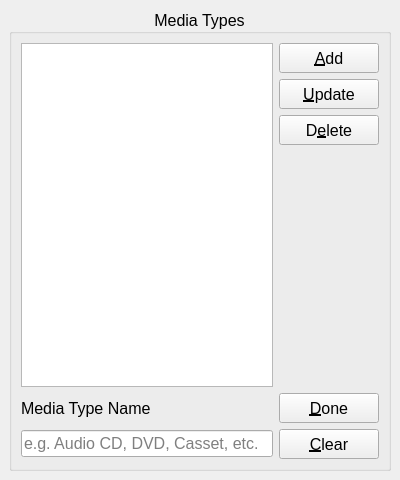
<?xml version="1.0" encoding="UTF-8"?>
<ui version="4.0">
 <class>edit_media_types_window</class>
 <widget class="QMainWindow" name="edit_media_types_window">
  <property name="windowModality">
   <enum>Qt::WindowModal</enum>
  </property>
  <property name="geometry">
   <rect>
    <x>0</x>
    <y>0</y>
    <width>400</width>
    <height>480</height>
   </rect>
  </property>
  <property name="minimumSize">
   <size>
    <width>400</width>
    <height>480</height>
   </size>
  </property>
  <property name="maximumSize">
   <size>
    <width>500</width>
    <height>800</height>
   </size>
  </property>
  <property name="font">
   <font>
    <family>Arial</family>
    <pointsize>12</pointsize>
   </font>
  </property>
  <property name="windowTitle">
   <string>Edit Genres</string>
  </property>
  <widget class="QWidget" name="central_widget">
   <layout class="QVBoxLayout" name="vl_central_widget" stretch="1">
    <item>
     <widget class="QGroupBox" name="gb_media_types">
      <property name="font">
       <font>
        <family>Arial</family>
        <pointsize>12</pointsize>
       </font>
      </property>
      <property name="title">
       <string>Media Types</string>
      </property>
      <property name="alignment">
       <set>Qt::AlignCenter</set>
      </property>
      <layout class="QGridLayout" name="gridLayout">
       <item row="5" column="0">
        <widget class="QLineEdit" name="le_type_name">
         <property name="font">
          <font>
           <family>Arial</family>
          </font>
         </property>
         <property name="placeholderText">
          <string>e.g. Audio CD, DVD, Casset, etc.</string>
         </property>
        </widget>
       </item>
       <item row="1" column="1">
        <widget class="QPushButton" name="btn_update_type">
         <property name="minimumSize">
          <size>
           <width>100</width>
           <height>30</height>
          </size>
         </property>
         <property name="maximumSize">
          <size>
           <width>16777215</width>
           <height>30</height>
          </size>
         </property>
         <property name="font">
          <font>
           <family>Arial</family>
          </font>
         </property>
         <property name="text">
          <string>&amp;Update</string>
         </property>
         <property name="shortcut">
          <string>Alt+U</string>
         </property>
        </widget>
       </item>
       <item row="4" column="1">
        <widget class="QPushButton" name="btn_done">
         <property name="minimumSize">
          <size>
           <width>100</width>
           <height>30</height>
          </size>
         </property>
         <property name="maximumSize">
          <size>
           <width>16777215</width>
           <height>30</height>
          </size>
         </property>
         <property name="font">
          <font>
           <family>Arial</family>
          </font>
         </property>
         <property name="text">
          <string>&amp;Done</string>
         </property>
         <property name="shortcut">
          <string>Esc</string>
         </property>
        </widget>
       </item>
       <item row="5" column="1">
        <widget class="QPushButton" name="btn_clear">
         <property name="minimumSize">
          <size>
           <width>100</width>
           <height>30</height>
          </size>
         </property>
         <property name="maximumSize">
          <size>
           <width>16777215</width>
           <height>30</height>
          </size>
         </property>
         <property name="font">
          <font>
           <family>Arial</family>
          </font>
         </property>
         <property name="text">
          <string>&amp;Clear</string>
         </property>
         <property name="shortcut">
          <string>Alt+C</string>
         </property>
        </widget>
       </item>
       <item row="2" column="1">
        <widget class="QPushButton" name="btn_delete_type">
         <property name="minimumSize">
          <size>
           <width>100</width>
           <height>30</height>
          </size>
         </property>
         <property name="maximumSize">
          <size>
           <width>16777215</width>
           <height>30</height>
          </size>
         </property>
         <property name="font">
          <font>
           <family>Arial</family>
          </font>
         </property>
         <property name="text">
          <string>D&amp;elete</string>
         </property>
        </widget>
       </item>
       <item row="4" column="0">
        <widget class="QLabel" name="lbl_type_name">
         <property name="font">
          <font>
           <family>Arial</family>
          </font>
         </property>
         <property name="text">
          <string>Media Type Name</string>
         </property>
        </widget>
       </item>
       <item row="0" column="1">
        <widget class="QPushButton" name="btn_add_type">
         <property name="minimumSize">
          <size>
           <width>100</width>
           <height>30</height>
          </size>
         </property>
         <property name="maximumSize">
          <size>
           <width>16777215</width>
           <height>30</height>
          </size>
         </property>
         <property name="font">
          <font>
           <family>Arial</family>
          </font>
         </property>
         <property name="text">
          <string>&amp;Add</string>
         </property>
         <property name="shortcut">
          <string>Alt+A</string>
         </property>
        </widget>
       </item>
       <item row="3" column="1">
        <spacer name="verticalSpacer">
         <property name="font">
          <font>
           <family>Arial</family>
          </font>
         </property>
         <property name="orientation">
          <enum>Qt::Vertical</enum>
         </property>
         <property name="sizeHint" stdset="0">
          <size>
           <width>20</width>
           <height>40</height>
          </size>
         </property>
        </spacer>
       </item>
       <item row="0" column="0" rowspan="4">
        <widget class="QListWidget" name="lst_media_types">
         <property name="font">
          <font>
           <family>Arial</family>
           <pointsize>12</pointsize>
          </font>
         </property>
         <property name="sortingEnabled">
          <bool>true</bool>
         </property>
        </widget>
       </item>
      </layout>
     </widget>
    </item>
   </layout>
  </widget>
 </widget>
 <resources/>
 <connections/>
</ui>
